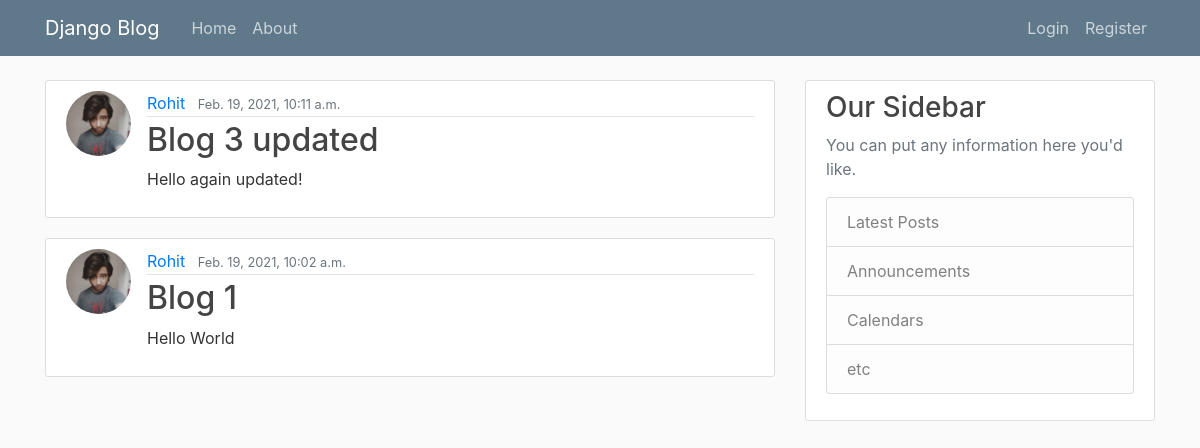
Before: / with the older database file.
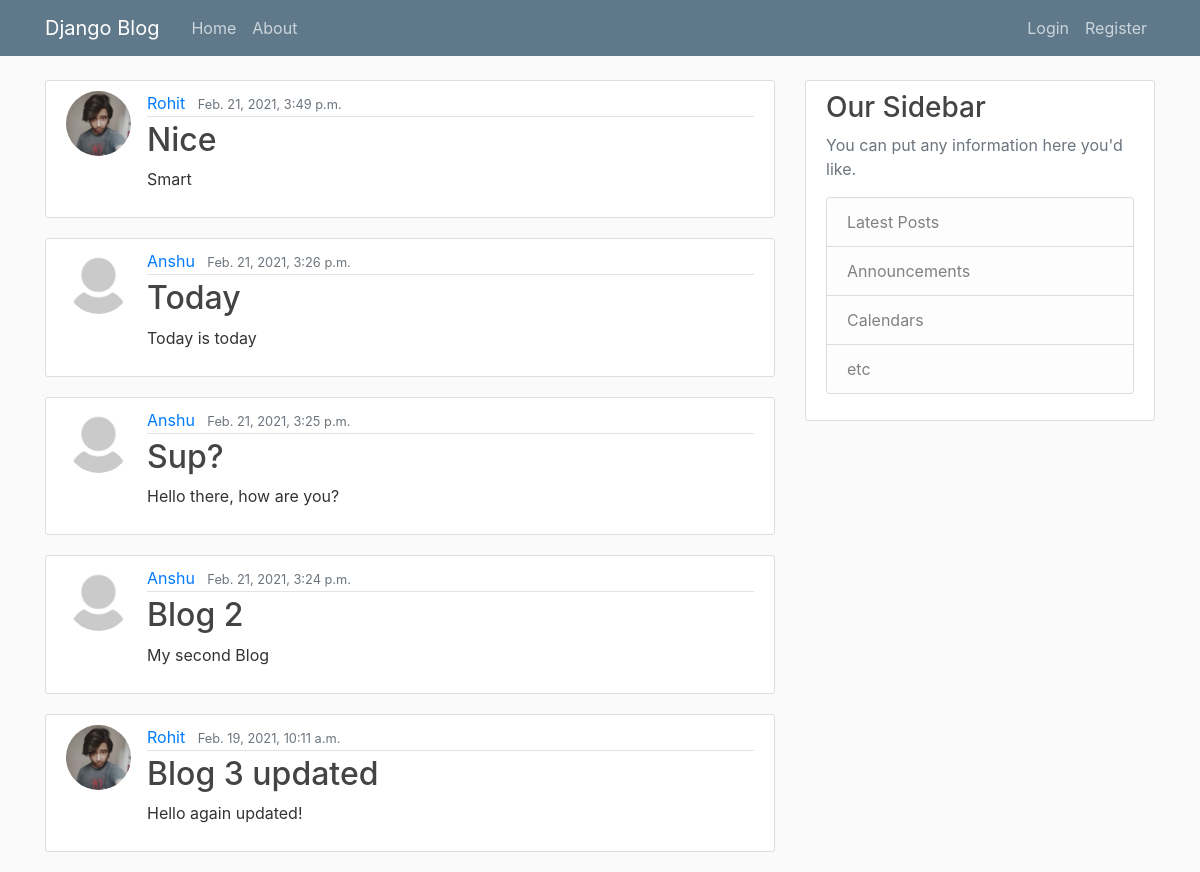
After: the same page with the newer database file.
### blog/models.py (models this page shows, shortened)
class Post(models.Model):
    title = models.CharField(max_length=100)
    content = models.TextField()
    date_posted = models.DateTimeField(default=timezone.now)
    author = models.ForeignKey(User, on_delete=models.CASCADE)

### users/models.py (models this page shows, shortened)
class Profile(models.Model):
    user = models.OneToOneField(User, on_delete=models.CASCADE)
    image = models.ImageField(default='default.jpg', upload_to='profile_pics')

### blog/views.py (the view)
# urls.py: path('', PostListView.as_view(), name='blog-home'),
class PostListView(ListView):
    model = Post
    template_name = 'blog/home.html'
    context_object_name = 'posts'
    ordering = ['-date_posted']

### blog/templates/blog/home.html
{% extends "blog/base.html" %}
{% block content %}
    {% for post in posts %}
        <article class="media content-section">
            <img class="rounded-circle article-img" src="{{ post.author.profile.image.url }}" >
            <div class="media-body">
            <div class="article-metadata">
                <a class="mr-2" href="#">{{ post.author }}</a>
                <small class="text-muted">{{ post.date_posted }}</small>
            </div>
            <h2><a class="article-title" href="{% url 'post-detail' post.id %}">{{ post.title }}</a></h2>
            <p class="article-content">{{ post.content }}</p>
            </div>
        </article>
    {% endfor %}
{% endblock content %}

### blog/templates/blog/base.html (shortened to what this page needs)
{% load static %}
<!DOCTYPE html>
<html lang="en">
<head>
    <link rel="stylesheet" href="https://stackpath.bootstrapcdn.com/bootstrap/4.3.1/css/bootstrap.min.css">
    <link rel="stylesheet" type ="text/css" href="{% static 'blog/main.css' %}">
</head>
<body>
    <header class="site-header">
        <nav class="navbar navbar-expand-md navbar-dark bg-steel fixed-top">
            <div class="container">
            <a class="navbar-brand mr-4" href="/">Django Blog</a>
            <div class="collapse navbar-collapse" id="navbarToggle">
                <div class="navbar-nav mr-auto">
                <a class="nav-item nav-link" href="{% url 'blog-home' %}">Home</a>
                <a class="nav-item nav-link" href="{% url 'blog-about' %}">About</a>
                </div>
                <div class="navbar-nav">
                  {% if user.is_authenticated %}
                    <a class="nav-item nav-link" href="{% url 'post-create' %}">New Post</a>
                    <a class="nav-item nav-link" href="{% url 'profile' %}">Profile</a>
                    <a class="nav-item nav-link" href="{% url 'logout' %}">Logout</a>
                  {% else %}
                    <a class="nav-item nav-link" href="{% url 'login' %}">Login</a>
                    <a class="nav-item nav-link" href="{% url 'register' %}">Register</a>
                  {% endif %}
                </div>
            </div>
            </div>
        </nav>
    </header>
    <main role="main" class="container">
        <div class="row">
          <div class="col-md-8">
            {% block content %}{% endblock %}
          </div>
          <div class="col-md-4">
            <div class="content-section">
              <h3>Our Sidebar</h3>
              <p class='text-muted'>You can put any information here you'd like.
                <ul class="list-group">
                  <li class="list-group-item list-group-item-light">Latest Posts</li>
                  <li class="list-group-item list-group-item-light">Announcements</li>
                  <li class="list-group-item list-group-item-light">Calendars</li>
                  <li class="list-group-item list-group-item-light">etc</li>
                </ul>
              </p>
            </div>
          </div>
        </div>
      </main>
</body>
</html>

### blog/static/blog/main.css (style rules this page uses)
body { background: #fafafa; color: #333333; margin-top: 5rem; }
h1, h2, h3, h4, h5, h6 { color: #444444; }
ul { margin: 0; }
.bg-steel { background-color: #5f788a; }
.site-header .navbar-nav .nav-link { color: #cbd5db; }
.content-section { background: #ffffff; padding: 10px 20px; border: 1px solid #dddddd; border-radius: 3px; margin-bottom: 20px; }
.article-title { color: #444444; }
.article-content { white-space: pre-line; }
.article-img { height: 65px; width: 65px; margin-right: 16px; }
.article-metadata { padding-bottom: 1px; margin-bottom: 4px; border-bottom: 1px solid #e3e3e3; }

Changed rows visible on the page:
removed Post: author.profile.image (picture), author "Rohit", date_posted "Feb. 19, 2021, 10:02 a.m.", title "Blog 1", content "Hello World"
added Post: author.profile.image (picture), author "Rohit", date_posted "Feb. 21, 2021, 3:49 p.m.", title "Nice", content "Smart"
added Post: author.profile.image (placeholder picture), author "Anshu", date_posted "Feb. 21, 2021, 3:26 p.m.", title "Today", content "Today is today"
added Post: author.profile.image (placeholder picture), author "Anshu", date_posted "Feb. 21, 2021, 3:25 p.m.", title "Sup?", content "Hello there, how are you?"
added Post: author.profile.image (placeholder picture), author "Anshu", date_posted "Feb. 21, 2021, 3:24 p.m.", title "Blog 2", content "My second Blog"
